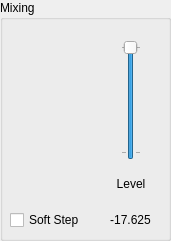
   <widget class="QGroupBox" name="groupBox_17">
    <property name="geometry">
     <rect>
      <x>950</x>
      <y>720</y>
      <width>171</width>
      <height>241</height>
     </rect>
    </property>
    <property name="title">
     <string>Mixing</string>
    </property>
    <widget class="QWidget" name="gridLayoutWidget_18">
     <property name="geometry">
      <rect>
       <x>10</x>
       <y>40</y>
       <width>151</width>
       <height>191</height>
      </rect>
     </property>
     <layout class="QGridLayout" name="gridLayout_18">
      <item row="1" column="1" alignment="Qt::AlignHCenter|Qt::AlignVCenter">
       <widget class="QLabel" name="label_44">
        <property name="minimumSize">
         <size>
          <width>32</width>
          <height>18</height>
         </size>
        </property>
        <property name="maximumSize">
         <size>
          <width>32</width>
          <height>18</height>
         </size>
        </property>
        <property name="text">
         <string>Level</string>
        </property>
        <property name="alignment">
         <set>Qt::AlignCenter</set>
        </property>
       </widget>
      </item>
      <item row="2" column="1" alignment="Qt::AlignHCenter|Qt::AlignVCenter">
       <widget class="QLabel" name="label_45">
        <property name="minimumSize">
         <size>
          <width>45</width>
          <height>18</height>
         </size>
        </property>
        <property name="maximumSize">
         <size>
          <width>45</width>
          <height>18</height>
         </size>
        </property>
        <property name="text">
         <string>-17.625</string>
        </property>
        <property name="alignment">
         <set>Qt::AlignCenter</set>
        </property>
       </widget>
      </item>
      <item row="0" column="1">
       <layout class="QVBoxLayout" name="verticalLayout_22">
        <item alignment="Qt::AlignHCenter">
         <widget class="QSlider" name="verticalSlider_24">
          <property name="minimumSize">
           <size>
            <width>20</width>
            <height>120</height>
           </size>
          </property>
          <property name="maximumSize">
           <size>
            <width>20</width>
            <height>120</height>
           </size>
          </property>
          <property name="minimum">
           <number>-47</number>
          </property>
          <property name="maximum">
           <number>0</number>
          </property>
          <property name="pageStep">
           <number>1</number>
          </property>
          <property name="orientation">
           <enum>Qt::Vertical</enum>
          </property>
          <property name="tickPosition">
           <enum>QSlider::TicksBothSides</enum>
          </property>
          <property name="tickInterval">
           <number>47</number>
          </property>
         </widget>
        </item>
       </layout>
      </item>
      <item row="2" column="0">
       <widget class="QCheckBox" name="checkBox_20">
        <property name="minimumSize">
         <size>
          <width>85</width>
          <height>22</height>
         </size>
        </property>
        <property name="text">
         <string>Soft Step</string>
        </property>
       </widget>
      </item>
     </layout>
    </widget>
   </widget>
